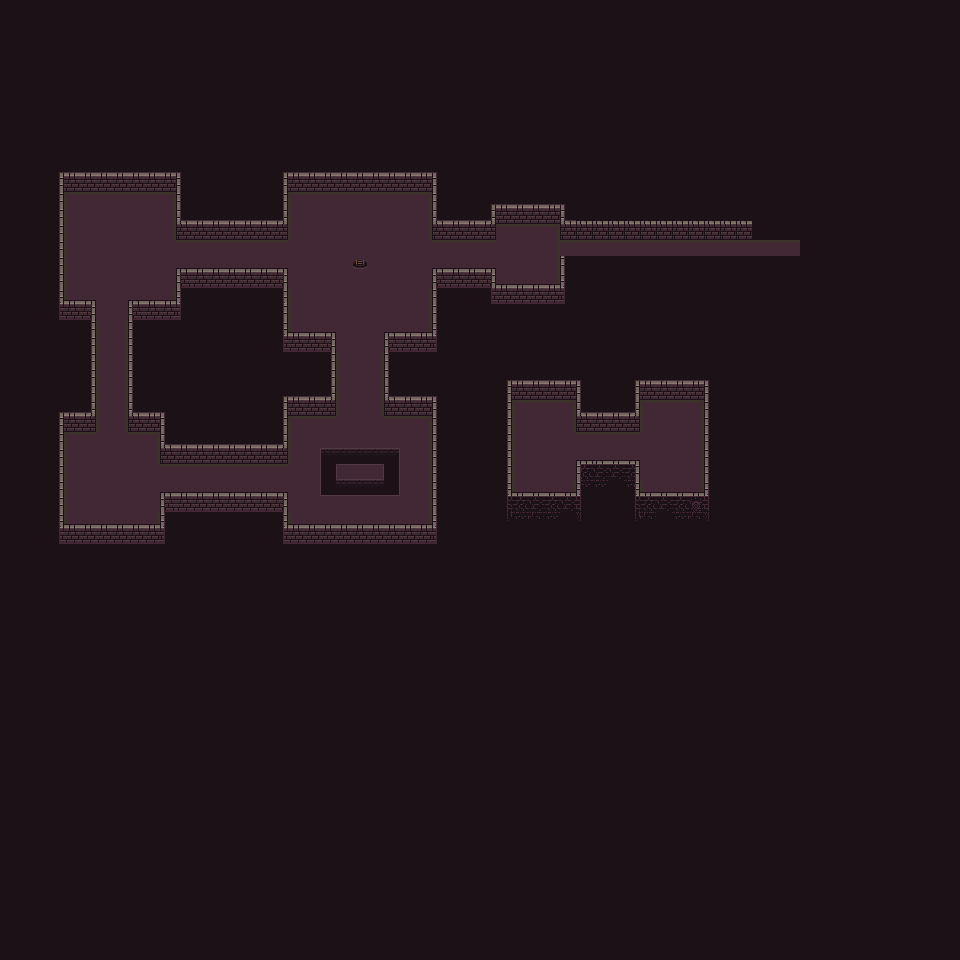

This is a level from a 2D game, rendered from its Tiled map with the project's own tilesets. A one-line summary and the map file follow, with tile-layer data summarised:
An orthogonal 60x60 tile map with 16x16 px tiles, 4 tile layers (bg, bg2, floor, fg).

<map version="1.0" tiledversion="1.1.4" orientation="orthogonal" renderorder="right-down" width="60" height="60" tilewidth="16" tileheight="16" infinite="0" nextobjectid="1">
 <tileset firstgid="1" name="0x72_16x16DungeonTileset_walls.v1" tilewidth="16" tileheight="16" tilecount="256" columns="16">
  <image source="0x72_16x16DungeonTileset_walls.v1.png" width="256" height="256" />
 </tileset>
 <layer name="bg" width="60" height="60">
  <data>[3600 cells, 3600 non-empty, 1 distinct tile ids]</data>
 </layer>
 <layer name="bg2" width="60" height="60">
  <data>[3600 cells, 44 non-empty, 18 distinct tile ids]</data>
 </layer>
 <layer name="floor" width="60" height="60">
  <data>[3600 cells, 361 non-empty, 11 distinct tile ids]</data>
 </layer>
 <layer name="fg" width="60" height="60">
  <data>[3600 cells, 372 non-empty, 21 distinct tile ids]</data>
 </layer>
</map>
